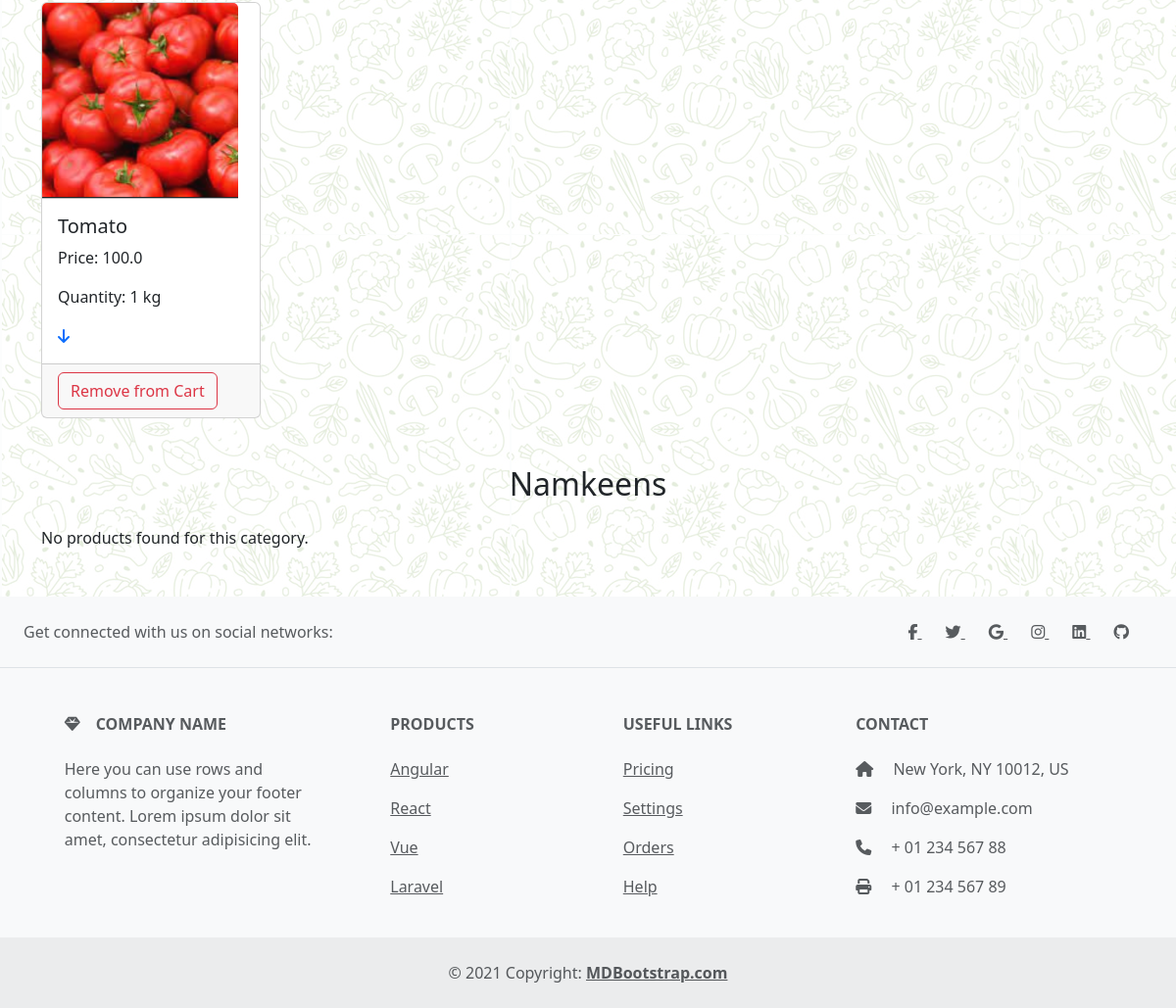
Before: /dashboard (signed in, lower part) with the older database file.
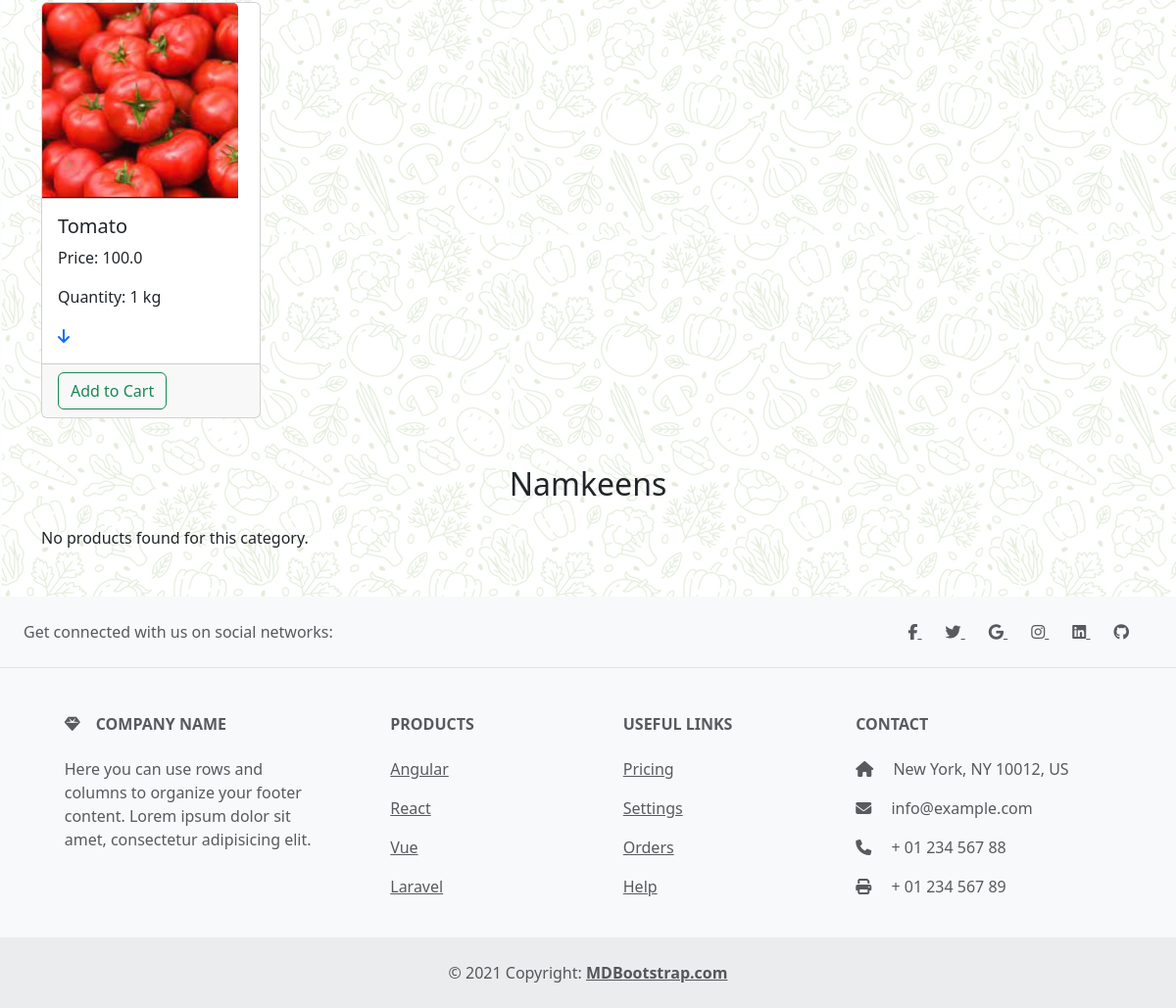
After: the same page with the newer database file.
### models.py (models this page shows)
class Product(db.Model):
    id = db.Column(db.Integer, primary_key=True)
    name = db.Column(db.String(50))
    price = db.Column(db.Float)
    photo = db.Column(db.String(255))
    manufacturing_date = db.Column(db.Date)
    expiry_date = db.Column(db.Date)
    quantity = db.Column(db.Integer)
    quantity_unit = db.Column(db.String(10))
    number  = db.Column(db.Integer)
    timestamp_added = db.Column(db.DateTime, default=datetime.utcnow)
    category_id = db.Column(db.Integer, db.ForeignKey('category.id'))

### app.py (the view)
@app.route('/dashboard')
@login_required
def dashboard():
    categories = Category.query.all()
    products_dict = {}
    for category in categories:
        products = Product.query.filter_by(category_id=category.id).order_by(desc(Product.timestamp_added)).all()
        non_expired_products = [product for product in products if product.expiry_date >= datetime.now().date()]
        products_dict[category.id] = non_expired_products
    return render_template('dashboard.html', categories=categories, products_dict=products_dict)

### app.py (called while the page is built)
@login_manager.user_loader
def load_user(id):
    return User.query.get(int(id))

### templates/dashboard.html
{% extends "base.html" %}
{% block content %}
{% from 'macros/product.html' import product_card %}
<div class="container mt-5">
    {% for category in categories %}
    <h2 class="text-center mb-4 mt-4" >{{ category.name }}</h2>
    {% if products_dict[category.id] %}
    <div class="row mt-2">
        {% for product in products_dict[category.id] %}
        {{ product_card(product,category,current_user) }}
        {% endfor %}
    </div>
    {% else %}
    <p>No products found for this category.</p>
    {% endif %}
    {% endfor %}
</div>
{% endblock %}

### templates/macros/product.html (shortened to what this page needs)
{% macro product_card(product, category, current_user) %}
<div class="col-lg-3 col-md-6 col-sm-6 col-12 mb-4">
    <div class="card" style="width: 14rem;">
        <div class="product-image">
            <img src="{{ url_for('static', filename='uploads/product_images/' ~ product.photo) }}" class="card-img-top"
                alt="{{ product.name }}">
        </div>
        <div class="card-body">
            <h5 class="card-title">{{ product.name }}</h5>
            <p class="card-text">Price: {{ product.price }}</p>
            <p class="card-text">Quantity: {{ product.quantity }} {{ product.quantity_unit }}</p>
            <a href="#collapse_{{ product.id }}" class="" data-bs-toggle="collapse"><i
                    class="fa-solid fa-arrow-down"></i></a>
        </div>
        <div class="card-footer">
            {% if current_user.is_admin %}
            <a href="{{ url_for('edit_product', product_id=product.id) }}" class="btn btn-outline-success"><i
                    class="fas fa-edit"></i></a>
            <form action="{{ url_for('delete_product', product_id=product.id) }}" method="POST"
                style="display: inline;">
                <button type="submit" class="btn btn-outline-success"><i class="fas fa-trash"></i></button>
            </form>
            {% else %}
            {% if product in current_user.cart.products %}
            <form action="{{ url_for('remove_from_cart', product_id=product.id) }}" method="post">
                <button class="btn btn-outline-danger" type="submit">Remove from Cart</button>
            </form>
            {% else %}
            {% if product.number == 0 %}
            <button class="btn btn-outline-disabled">Out Of Stock</button>
            {% else %}
            <form action="{{ url_for('add_to_cart', product_id=product.id) }}" method="post">
                <button class="btn btn-outline-success" type="submit">Add to Cart</button>
            </form>
            {% endif %}
            {% endif %}
            {% endif %}
        </div>
    </div>
</div>
{% endmacro %}

Changed rows visible on the page:
changed Product "Tomato": now shows "Add to Cart"; no longer shows "Remove from Cart"
